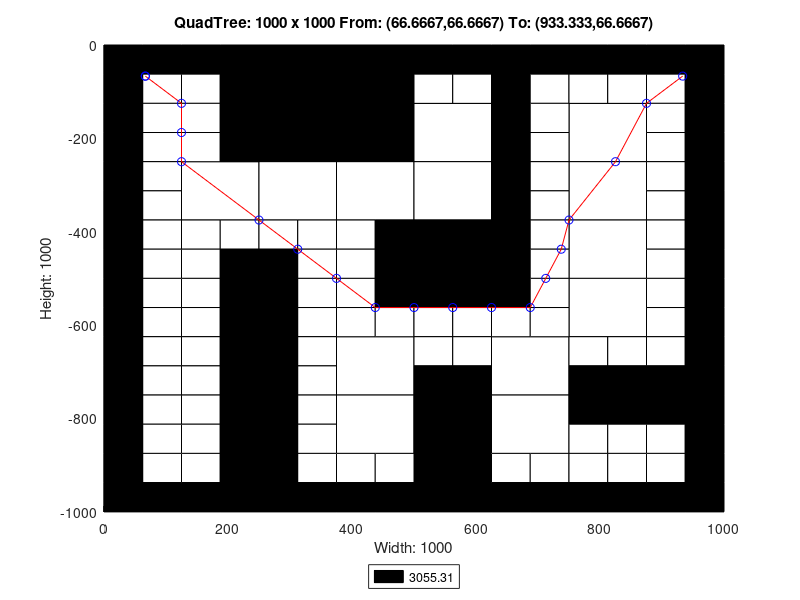

MATLAB code to generate this figure:
axis([0 1000 -1000 0]);
title('QuadTree: 1000 x 1000 From: (66.6667,66.6667) To: (933.333,66.6667)');
xlabel('Width: 1000');
ylabel('Height: 1000');
rectangle('Position',[250 -250 250 250], 'FaceColor',[0 0 0]);
rectangle('Position',[125 -375 125 125], 'FaceColor',[1 1 1]);
rectangle('Position',[250 -375 125 125], 'FaceColor',[1 1 1]);
rectangle('Position',[375 -375 125 125], 'FaceColor',[1 1 1]);
rectangle('Position',[500 -250 125 125], 'FaceColor',[1 1 1]);
rectangle('Position',[750 -250 125 125], 'FaceColor',[1 1 1]);
rectangle('Position',[500 -375 125 125], 'FaceColor',[1 1 1]);
rectangle('Position',[500 -500 125 125], 'FaceColor',[0 0 0]);
rectangle('Position',[750 -375 125 125], 'FaceColor',[1 1 1]);
rectangle('Position',[750 -500 125 125], 'FaceColor',[1 1 1]);
rectangle('Position',[375 -750 125 125], 'FaceColor',[1 1 1]);
rectangle('Position',[375 -875 125 125], 'FaceColor',[1 1 1]);
rectangle('Position',[625 -750 125 125], 'FaceColor',[1 1 1]);
rectangle('Position',[750 -625 125 125], 'FaceColor',[1 1 1]);
rectangle('Position',[500 -875 125 125], 'FaceColor',[0 0 0]);
rectangle('Position',[625 -875 125 125], 'FaceColor',[1 1 1]);
rectangle('Position',[500 -1000 125 125], 'FaceColor',[0 0 0]);
rectangle('Position',[0 -62.5 62.5 62.5], 'FaceColor',[0 0 0]);
rectangle('Position',[62.5 -62.5 62.5 62.5], 'FaceColor',[0 0 0]);
rectangle('Position',[0 -125 62.5 62.5], 'FaceColor',[0 0 0]);
rectangle('Position',[62.5 -125 62.5 62.5], 'FaceColor',[1 1 1]);
rectangle('Position',[125 -62.5 62.5 62.5], 'FaceColor',[0 0 0]);
rectangle('Position',[187.5 -62.5 62.5 62.5], 'FaceColor',[0 0 0]);
rectangle('Position',[125 -125 62.5 62.5], 'FaceColor',[1 1 1]);
rectangle('Position',[187.5 -125 62.5 62.5], 'FaceColor',[0 0 0]);
rectangle('Position',[0 -187.5 62.5 62.5], 'FaceColor',[0 0 0]);
rectangle('Position',[62.5 -187.5 62.5 62.5], 'FaceColor',[1 1 1]);
rectangle('Position',[0 -250 62.5 62.5], 'FaceColor',[0 0 0]);
rectangle('Position',[62.5 -250 62.5 62.5], 'FaceColor',[1 1 1]);
rectangle('Position',[125 -187.5 62.5 62.5], 'FaceColor',[1 1 1]);
rectangle('Position',[187.5 -187.5 62.5 62.5], 'FaceColor',[0 0 0]);
rectangle('Position',[125 -250 62.5 62.5], 'FaceColor',[1 1 1]);
rectangle('Position',[187.5 -250 62.5 62.5], 'FaceColor',[0 0 0]);
rectangle('Position',[0 -312.5 62.5 62.5], 'FaceColor',[0 0 0]);
rectangle('Position',[62.5 -312.5 62.5 62.5], 'FaceColor',[1 1 1]);
rectangle('Position',[0 -375 62.5 62.5], 'FaceColor',[0 0 0]);
rectangle('Position',[62.5 -375 62.5 62.5], 'FaceColor',[1 1 1]);
rectangle('Position',[0 -437.5 62.5 62.5], 'FaceColor',[0 0 0]);
rectangle('Position',[62.5 -437.5 62.5 62.5], 'FaceColor',[1 1 1]);
rectangle('Position',[0 -500 62.5 62.5], 'FaceColor',[0 0 0]);
rectangle('Position',[62.5 -500 62.5 62.5], 'FaceColor',[1 1 1]);
rectangle('Position',[125 -437.5 62.5 62.5], 'FaceColor',[1 1 1]);
rectangle('Position',[187.5 -437.5 62.5 62.5], 'FaceColor',[1 1 1]);
rectangle('Position',[125 -500 62.5 62.5], 'FaceColor',[1 1 1]);
rectangle('Position',[187.5 -500 62.5 62.5], 'FaceColor',[0 0 0]);
rectangle('Position',[250 -437.5 62.5 62.5], 'FaceColor',[1 1 1]);
rectangle('Position',[312.5 -437.5 62.5 62.5], 'FaceColor',[1 1 1]);
rectangle('Position',[250 -500 62.5 62.5], 'FaceColor',[0 0 0]);
rectangle('Position',[312.5 -500 62.5 62.5], 'FaceColor',[1 1 1]);
rectangle('Position',[375 -437.5 62.5 62.5], 'FaceColor',[1 1 1]);
rectangle('Position',[437.5 -437.5 62.5 62.5], 'FaceColor',[0 0 0]);
rectangle('Position',[375 -500 62.5 62.5], 'FaceColor',[1 1 1]);
rectangle('Position',[437.5 -500 62.5 62.5], 'FaceColor',[0 0 0]);
rectangle('Position',[500 -62.5 62.5 62.5], 'FaceColor',[0 0 0]);
rectangle('Position',[562.5 -62.5 62.5 62.5], 'FaceColor',[0 0 0]);
rectangle('Position',[500 -125 62.5 62.5], 'FaceColor',[1 1 1]);
rectangle('Position',[562.5 -125 62.5 62.5], 'FaceColor',[1 1 1]);
rectangle('Position',[625 -62.5 62.5 62.5], 'FaceColor',[0 0 0]);
rectangle('Position',[687.5 -62.5 62.5 62.5], 'FaceColor',[0 0 0]);
rectangle('Position',[625 -125 62.5 62.5], 'FaceColor',[0 0 0]);
rectangle('Position',[687.5 -125 62.5 62.5], 'FaceColor',[1 1 1]);
rectangle('Position',[625 -187.5 62.5 62.5], 'FaceColor',[0 0 0]);
rectangle('Position',[687.5 -187.5 62.5 62.5], 'FaceColor',[1 1 1]);
rectangle('Position',[625 -250 62.5 62.5], 'FaceColor',[0 0 0]);
rectangle('Position',[687.5 -250 62.5 62.5], 'FaceColor',[1 1 1]);
rectangle('Position',[750 -62.5 62.5 62.5], 'FaceColor',[0 0 0]);
rectangle('Position',[812.5 -62.5 62.5 62.5], 'FaceColor',[0 0 0]);
rectangle('Position',[750 -125 62.5 62.5], 'FaceColor',[1 1 1]);
rectangle('Position',[812.5 -125 62.5 62.5], 'FaceColor',[1 1 1]);
rectangle('Position',[875 -62.5 62.5 62.5], 'FaceColor',[0 0 0]);
rectangle('Position',[937.5 -62.5 62.5 62.5], 'FaceColor',[0 0 0]);
rectangle('Position',[875 -125 62.5 62.5], 'FaceColor',[1 1 1]);
rectangle('Position',[937.5 -125 62.5 62.5], 'FaceColor',[0 0 0]);
rectangle('Position',[875 -187.5 62.5 62.5], 'FaceColor',[1 1 1]);
rectangle('Position',[937.5 -187.5 62.5 62.5], 'FaceColor',[0 0 0]);
rectangle('Position',[875 -250 62.5 62.5], 'FaceColor',[1 1 1]);
rectangle('Position',[937.5 -250 62.5 62.5], 'FaceColor',[0 0 0]);
rectangle('Position',[625 -312.5 62.5 62.5], 'FaceColor',[0 0 0]);
rectangle('Position',[687.5 -312.5 62.5 62.5], 'FaceColor',[1 1 1]);
rectangle('Position',[625 -375 62.5 62.5], 'FaceColor',[0 0 0]);
rectangle('Position',[687.5 -375 62.5 62.5], 'FaceColor',[1 1 1]);
rectangle('Position',[625 -437.5 62.5 62.5], 'FaceColor',[0 0 0]);
rectangle('Position',[687.5 -437.5 62.5 62.5], 'FaceColor',[1 1 1]);
rectangle('Position',[625 -500 62.5 62.5], 'FaceColor',[0 0 0]);
rectangle('Position',[687.5 -500 62.5 62.5], 'FaceColor',[1 1 1]);
rectangle('Position',[875 -312.5 62.5 62.5], 'FaceColor',[1 1 1]);
rectangle('Position',[937.5 -312.5 62.5 62.5], 'FaceColor',[0 0 0]);
rectangle('Position',[875 -375 62.5 62.5], 'FaceColor',[1 1 1]);
rectangle('Position',[937.5 -375 62.5 62.5], 'FaceColor',[0 0 0]);
rectangle('Position',[875 -437.5 62.5 62.5], 'FaceColor',[1 1 1]);
rectangle('Position',[937.5 -437.5 62.5 62.5], 'FaceColor',[0 0 0]);
rectangle('Position',[875 -500 62.5 62.5], 'FaceColor',[1 1 1]);
rectangle('Position',[937.5 -500 62.5 62.5], 'FaceColor',[0 0 0]);
rectangle('Position',[0 -562.5 62.5 62.5], 'FaceColor',[0 0 0]);
rectangle('Position',[62.5 -562.5 62.5 62.5], 'FaceColor',[1 1 1]);
rectangle('Position',[0 -625 62.5 62.5], 'FaceColor',[0 0 0]);
rectangle('Position',[62.5 -625 62.5 62.5], 'FaceColor',[1 1 1]);
rectangle('Position',[125 -562.5 62.5 62.5], 'FaceColor',[1 1 1]);
rectangle('Position',[187.5 -562.5 62.5 62.5], 'FaceColor',[0 0 0]);
rectangle('Position',[125 -625 62.5 62.5], 'FaceColor',[1 1 1]);
rectangle('Position',[187.5 -625 62.5 62.5], 'FaceColor',[0 0 0]);
rectangle('Position',[0 -687.5 62.5 62.5], 'FaceColor',[0 0 0]);
rectangle('Position',[62.5 -687.5 62.5 62.5], 'FaceColor',[1 1 1]);
rectangle('Position',[0 -750 62.5 62.5], 'FaceColor',[0 0 0]);
rectangle('Position',[62.5 -750 62.5 62.5], 'FaceColor',[1 1 1]);
rectangle('Position',[125 -687.5 62.5 62.5], 'FaceColor',[1 1 1]);
rectangle('Position',[187.5 -687.5 62.5 62.5], 'FaceColor',[0 0 0]);
rectangle('Position',[125 -750 62.5 62.5], 'FaceColor',[1 1 1]);
rectangle('Position',[187.5 -750 62.5 62.5], 'FaceColor',[0 0 0]);
rectangle('Position',[250 -562.5 62.5 62.5], 'FaceColor',[0 0 0]);
rectangle('Position',[312.5 -562.5 62.5 62.5], 'FaceColor',[1 1 1]);
rectangle('Position',[250 -625 62.5 62.5], 'FaceColor',[0 0 0]);
rectangle('Position',[312.5 -625 62.5 62.5], 'FaceColor',[1 1 1]);
rectangle('Position',[375 -562.5 62.5 62.5], 'FaceColor',[1 1 1]);
rectangle('Position',[437.5 -562.5 62.5 62.5], 'FaceColor',[0 0 0]);
rectangle('Position',[375 -625 62.5 62.5], 'FaceColor',[1 1 1]);
rectangle('Position',[437.5 -625 62.5 62.5], 'FaceColor',[1 1 1]);
rectangle('Position',[250 -687.5 62.5 62.5], 'FaceColor',[0 0 0]);
rectangle('Position',[312.5 -687.5 62.5 62.5], 'FaceColor',[1 1 1]);
rectangle('Position',[250 -750 62.5 62.5], 'FaceColor',[0 0 0]);
rectangle('Position',[312.5 -750 62.5 62.5], 'FaceColor',[1 1 1]);
rectangle('Position',[0 -812.5 62.5 62.5], 'FaceColor',[0 0 0]);
rectangle('Position',[62.5 -812.5 62.5 62.5], 'FaceColor',[1 1 1]);
rectangle('Position',[0 -875 62.5 62.5], 'FaceColor',[0 0 0]);
rectangle('Position',[62.5 -875 62.5 62.5], 'FaceColor',[1 1 1]);
rectangle('Position',[125 -812.5 62.5 62.5], 'FaceColor',[1 1 1]);
rectangle('Position',[187.5 -812.5 62.5 62.5], 'FaceColor',[0 0 0]);
rectangle('Position',[125 -875 62.5 62.5], 'FaceColor',[1 1 1]);
rectangle('Position',[187.5 -875 62.5 62.5], 'FaceColor',[0 0 0]);
rectangle('Position',[0 -937.5 62.5 62.5], 'FaceColor',[0 0 0]);
rectangle('Position',[62.5 -937.5 62.5 62.5], 'FaceColor',[1 1 1]);
rectangle('Position',[0 -1000 62.5 62.5], 'FaceColor',[0 0 0]);
rectangle('Position',[62.5 -1000 62.5 62.5], 'FaceColor',[0 0 0]);
rectangle('Position',[125 -937.5 62.5 62.5], 'FaceColor',[1 1 1]);
rectangle('Position',[187.5 -937.5 62.5 62.5], 'FaceColor',[0 0 0]);
rectangle('Position',[125 -1000 62.5 62.5], 'FaceColor',[0 0 0]);
rectangle('Position',[187.5 -1000 62.5 62.5], 'FaceColor',[0 0 0]);
rectangle('Position',[250 -812.5 62.5 62.5], 'FaceColor',[0 0 0]);
rectangle('Position',[312.5 -812.5 62.5 62.5], 'FaceColor',[1 1 1]);
rectangle('Position',[250 -875 62.5 62.5], 'FaceColor',[0 0 0]);
rectangle('Position',[312.5 -875 62.5 62.5], 'FaceColor',[1 1 1]);
rectangle('Position',[250 -937.5 62.5 62.5], 'FaceColor',[0 0 0]);
rectangle('Position',[312.5 -937.5 62.5 62.5], 'FaceColor',[1 1 1]);
rectangle('Position',[250 -1000 62.5 62.5], 'FaceColor',[0 0 0]);
rectangle('Position',[312.5 -1000 62.5 62.5], 'FaceColor',[0 0 0]);
rectangle('Position',[375 -937.5 62.5 62.5], 'FaceColor',[1 1 1]);
rectangle('Position',[437.5 -937.5 62.5 62.5], 'FaceColor',[1 1 1]);
rectangle('Position',[375 -1000 62.5 62.5], 'FaceColor',[0 0 0]);
rectangle('Position',[437.5 -1000 62.5 62.5], 'FaceColor',[0 0 0]);
rectangle('Position',[500 -562.5 62.5 62.5], 'FaceColor',[0 0 0]);
rectangle('Position',[562.5 -562.5 62.5 62.5], 'FaceColor',[0 0 0]);
rectangle('Position',[500 -625 62.5 62.5], 'FaceColor',[1 1 1]);
rectangle('Position',[562.5 -625 62.5 62.5], 'FaceColor',[1 1 1]);
rectangle('Position',[625 -562.5 62.5 62.5], 'FaceColor',[0 0 0]);
rectangle('Position',[687.5 -562.5 62.5 62.5], 'FaceColor',[1 1 1]);
rectangle('Position',[625 -625 62.5 62.5], 'FaceColor',[1 1 1]);
rectangle('Position',[687.5 -625 62.5 62.5], 'FaceColor',[1 1 1]);
rectangle('Position',[500 -687.5 62.5 62.5], 'FaceColor',[1 1 1]);
rectangle('Position',[562.5 -687.5 62.5 62.5], 'FaceColor',[1 1 1]);
rectangle('Position',[500 -750 62.5 62.5], 'FaceColor',[0 0 0]);
rectangle('Position',[562.5 -750 62.5 62.5], 'FaceColor',[0 0 0]);
rectangle('Position',[875 -562.5 62.5 62.5], 'FaceColor',[1 1 1]);
rectangle('Position',[937.5 -562.5 62.5 62.5], 'FaceColor',[0 0 0]);
rectangle('Position',[875 -625 62.5 62.5], 'FaceColor',[1 1 1]);
rectangle('Position',[937.5 -625 62.5 62.5], 'FaceColor',[0 0 0]);
rectangle('Position',[750 -687.5 62.5 62.5], 'FaceColor',[1 1 1]);
rectangle('Position',[812.5 -687.5 62.5 62.5], 'FaceColor',[1 1 1]);
rectangle('Position',[750 -750 62.5 62.5], 'FaceColor',[0 0 0]);
rectangle('Position',[812.5 -750 62.5 62.5], 'FaceColor',[0 0 0]);
rectangle('Position',[875 -687.5 62.5 62.5], 'FaceColor',[1 1 1]);
rectangle('Position',[937.5 -687.5 62.5 62.5], 'FaceColor',[0 0 0]);
rectangle('Position',[875 -750 62.5 62.5], 'FaceColor',[0 0 0]);
rectangle('Position',[937.5 -750 62.5 62.5], 'FaceColor',[0 0 0]);
rectangle('Position',[625 -937.5 62.5 62.5], 'FaceColor',[1 1 1]);
rectangle('Position',[687.5 -937.5 62.5 62.5], 'FaceColor',[1 1 1]);
rectangle('Position',[625 -1000 62.5 62.5], 'FaceColor',[0 0 0]);
rectangle('Position',[687.5 -1000 62.5 62.5], 'FaceColor',[0 0 0]);
rectangle('Position',[750 -812.5 62.5 62.5], 'FaceColor',[0 0 0]);
rectangle('Position',[812.5 -812.5 62.5 62.5], 'FaceColor',[0 0 0]);
rectangle('Position',[750 -875 62.5 62.5], 'FaceColor',[1 1 1]);
rectangle('Position',[812.5 -875 62.5 62.5], 'FaceColor',[1 1 1]);
rectangle('Position',[875 -812.5 62.5 62.5], 'FaceColor',[0 0 0]);
rectangle('Position',[937.5 -812.5 62.5 62.5], 'FaceColor',[0 0 0]);
rectangle('Position',[875 -875 62.5 62.5], 'FaceColor',[1 1 1]);
rectangle('Position',[937.5 -875 62.5 62.5], 'FaceColor',[0 0 0]);
rectangle('Position',[750 -937.5 62.5 62.5], 'FaceColor',[1 1 1]);
rectangle('Position',[812.5 -937.5 62.5 62.5], 'FaceColor',[1 1 1]);
rectangle('Position',[750 -1000 62.5 62.5], 'FaceColor',[0 0 0]);
rectangle('Position',[812.5 -1000 62.5 62.5], 'FaceColor',[0 0 0]);
rectangle('Position',[875 -937.5 62.5 62.5], 'FaceColor',[1 1 1]);
rectangle('Position',[937.5 -937.5 62.5 62.5], 'FaceColor',[0 0 0]);
rectangle('Position',[875 -1000 62.5 62.5], 'FaceColor',[0 0 0]);
rectangle('Position',[937.5 -1000 62.5 62.5], 'FaceColor',[0 0 0]);
X=[933.333,875,825,750,737.5,712.5,687.5,625,562.5,500,437.5,375,312.5,250,125,125,125,66.6667,66.6667];
Y=[-66.6667,-125,-250,-375,-437.5,-500,-562.5,-562.5,-562.5,-562.5,-562.5,-500,-437.5,-375,-250,-187.5,-125,-66.6667,-66.6667];
hold on;
plot(X,Y,'r');
plot(X,Y,'bo');
legend('3055.31','Location','southoutside');
